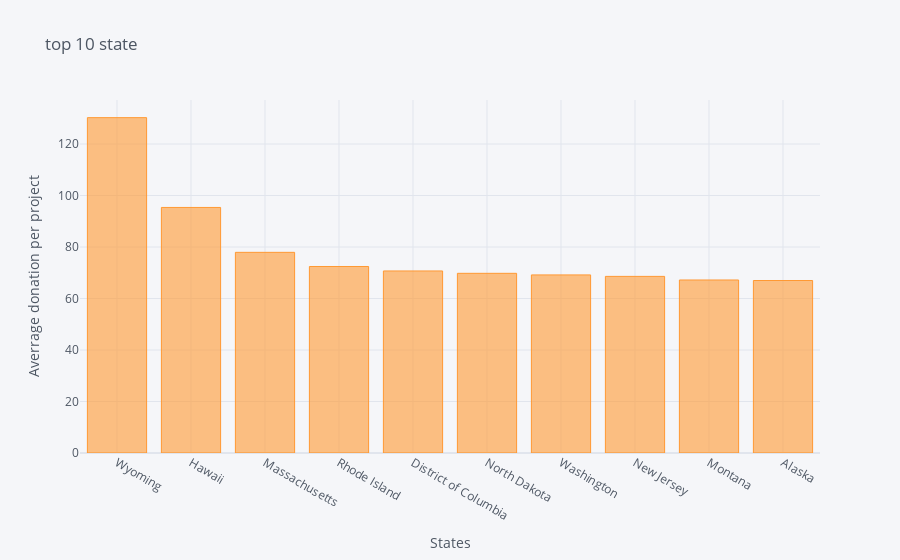

The code cell stored with this chart in its notebook:
### Code cell
donation_cost.iplot(kind='bar' , xTitle='States' , yTitle='Averrage donation per project' , title='top 10 state')

### Figure 1 — Plotly figure (JSON) as saved in the notebook; plotly's stock layout.template omitted (floating-point values rounded to 4 significant figures)
{"data": [{"marker": {"color": "rgba(255, 153, 51, 0.6)", "line": {"color": "rgba(255, 153, 51, 1.0)", "width": 1}}, "name": "Donation Amount", "orientation": "v", "text": "", "type": "bar", "x": ["Wyoming", "Hawaii", "Massachusetts", "Rhode Island", "District of Columbia", "North Dakota", "Washington", "New Jersey", "Montana", "Alaska"], "y": [130.2, 95.36, 77.93, 72.43, 70.69, 69.78, 69.16, 68.59, 67.19, 66.99]}], "layout": {"legend": {"bgcolor": "#F5F6F9", "font": {"color": "#4D5663"}}, "paper_bgcolor": "#F5F6F9", "plot_bgcolor": "#F5F6F9", "title": {"font": {"color": "#4D5663"}, "text": "top 10 state"}, "xaxis": {"gridcolor": "#E1E5ED", "showgrid": true, "tickfont": {"color": "#4D5663"}, "title": {"font": {"color": "#4D5663"}, "text": "States"}, "zerolinecolor": "#E1E5ED", "type": "category", "range": [-0.5, 9.5], "autorange": true}, "yaxis": {"gridcolor": "#E1E5ED", "showgrid": true, "tickfont": {"color": "#4D5663"}, "title": {"font": {"color": "#4D5663"}, "text": "Averrage donation per project"}, "zerolinecolor": "#E1E5ED", "type": "linear", "range": [0, 137.1], "autorange": true}, "autosize": true}}
